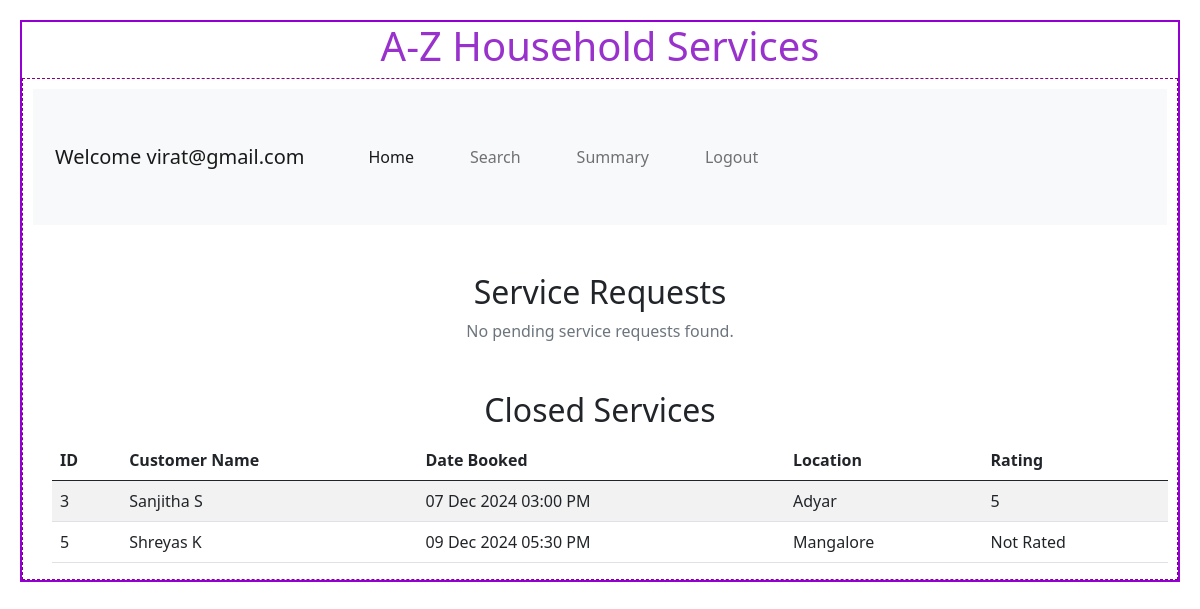
The page /professional_dashboard/virat@gmail.com on the database its author committed.
### backend/models.py (models this page shows)
class ProfessionalDetails(db.Model):
    __tablename__ = "professional_details"
    id = db.Column(db.Integer, primary_key=True, autoincrement=True)
    email = db.Column(db.String, unique=True, nullable=False)
    password = db.Column(db.String, nullable=False)
    role = db.Column(db.Integer, default=1, nullable=False)  # 0 = admin, 1 = professional
    name = db.Column(db.String, nullable=False)
    service_id = db.Column(db.Integer, db.ForeignKey('service.id', ondelete='CASCADE'), nullable=False)  # Foreign key to Service
    experience = db.Column(db.Integer, nullable=False)
    address = db.Column(db.String, nullable=False)
    pincode = db.Column(db.Integer, nullable=False)
    status = db.Column(db.String(20), default="Pending")
    is_available = db.Column(db.Boolean, default=True)
    service = db.relationship('Service', backref='professionals')
    service_requests = db.relationship(
        'ServiceRequest',
        cascade="all, delete",
        backref="professional",
        lazy=True
    )

class Feedback(db.Model):
    __tablename__ = "feedback"
    id = db.Column(db.Integer, primary_key=True, autoincrement=True)
    rating = db.Column(db.Integer, nullable=False)
    remark = db.Column(db.String, nullable=False)
    request_id = db.Column(db.Integer, db.ForeignKey("service_request.id"), nullable=False)

class CustomerDetails(db.Model):
    __tablename__ = "customer_details"
    id = db.Column(db.Integer, primary_key=True, autoincrement=True)
    email = db.Column(db.String, unique=True, nullable=False)
    password = db.Column(db.String, nullable=False)
    role = db.Column(db.Integer, default=1, nullable=False)  # 0 = admin, 1 = customer
    name = db.Column(db.String, nullable=False)
    address = db.Column(db.String, nullable=False)
    pincode = db.Column(db.Integer, nullable=False)
    service_requests = db.relationship(
        'ServiceRequest',
        cascade="all, delete",
        backref="customer",
        lazy=True
    )

class ServiceRequest(db.Model):
    __tablename__ = "service_request"
    id = db.Column(db.Integer, primary_key=True, autoincrement=True)
    date_time = db.Column(db.DateTime, default=datetime.now(timezone.utc), nullable=False)
    address = db.Column(db.String, nullable=False)
    status = db.Column(db.String, default="Pending", nullable=False)
    customer_id = db.Column(db.Integer, db.ForeignKey("customer_details.id"), nullable=False)
    professional_id = db.Column(db.Integer, db.ForeignKey("professional_details.id"), nullable=False)
    service_id = db.Column(db.Integer, db.ForeignKey("service.id"), nullable=False)
    feedback = db.relationship(
        'Feedback',
        cascade="all, delete",
        backref="service_request",
        lazy=True
    )

### backend/controllers.py (the view)
@app.route("/professional_dashboard/<email>")
def professional_dashboard(email):
    professional = ProfessionalDetails.query.filter_by(email=email).first()
    if not professional:
        return "Professional not found", 404
    if professional.status != 'Approved':
        return redirect(url_for('pending_approval'))  # Redirect to Pending Approval page
    upcoming_services = (
        ServiceRequest.query
        .filter_by(professional_id=professional.id, status='Requested')
        .join(CustomerDetails, ServiceRequest.customer_id == CustomerDetails.id)
        .add_columns(
            ServiceRequest.id, ServiceRequest.date_time,
            ServiceRequest.address.label("location"),
            CustomerDetails.name.label("customer_name")
        ).all()
    )
    closed_services = (
        ServiceRequest.query
        .filter_by(professional_id=professional.id, status='Closed')
        .join(CustomerDetails, ServiceRequest.customer_id == CustomerDetails.id)
        .join(Feedback, ServiceRequest.id == Feedback.request_id, isouter=True)
        .add_columns(
            ServiceRequest.id, ServiceRequest.date_time,
            ServiceRequest.address.label("location"),
            CustomerDetails.name.label("customer_name"),
            Feedback.rating
        ).all()
    )
    return render_template('professional_dashboard.html',professional=professional,upcoming_services=upcoming_services,closed_services=closed_services)

### templates/professional_dashboard.html
{% extends "professional_layout.html" %}
{% block content %}
    <div class="container mt-5">
        <h2 class="text-center">Service Requests</h2>
        {% if upcoming_services %}
            <table class="table table-striped">
                <thead>
                    <tr>
                        <th>Service Request ID</th>
                        <th>Customer Name</th>
                        <th>Date Booked</th>
                        <th>Location</th>
                        <th>Action</th>
                    </tr>
                </thead>
                <tbody>
                    {% for service in upcoming_services %}
                        <tr>
                            <td>{{ service.id }}</td>
                            <td>{{ service.customer_name }}</td>
                            <td>{{ service.date_time.strftime('%d %b %Y %I:%M %p') }}</td>
                            <td>{{ service.location }}</td>
                            <td>
                                <form action="{{ url_for('accept_service', service_id=service.id) }}" method="POST" class="d-inline">
                                    <button type="submit" class="btn btn-success btn-sm">Accept</button>
                                </form>
                                <form action="{{ url_for('reject_service', service_id=service.id) }}" method="POST" class="d-inline">
                                    <button type="submit" class="btn btn-danger btn-sm">Reject</button>
                                </form>
                            </td>
                        </tr>
                    {% endfor %}
                </tbody>
            </table>
        {% else %}
            <p class="text-center text-muted">No pending service requests found.</p>
        {% endif %}
    </div>
    <div class="container mt-5">
        <h2 class="text-center">Closed Services</h2>
        {% if closed_services %}
            <table class="table table-striped">
                <thead>
                    <tr>
                        <th>ID</th>
                        <th>Customer Name</th>
                        <th>Date Booked</th>
                        <th>Location</th>
                        <th>Rating</th>
                    </tr>
                </thead>
                <tbody>
                    {% for service in closed_services %}
                        <tr>
                            <td>{{ service.id }}</td>
                            <td>{{ service.customer_name }}</td>
                            <td>{{ service.date_time.strftime('%d %b %Y %I:%M %p') }}</td>
                            <td>{{ service.location }}</td>
                            <td>{{ service.rating or 'Not Rated' }}</td>
                        </tr>
                    {% endfor %}
                </tbody>
            </table>
        {% else %}
            <p class="text-center text-muted">No closed services found.</p>
        {% endif %}
    </div>
{% endblock %}

### templates/professional_layout.html (shortened to what this page needs)
<!DOCTYPE html>
<html>
    <head>
        <link rel="stylesheet" href="/static/styles/main.css">
        <link href="https://cdn.jsdelivr.net/npm/bootstrap@5.0.2/dist/css/bootstrap.min.css" rel="stylesheet">
    </head>
    <body>
        <div class="my_container">
            <div class="center"><h1>A-Z Household Services</h1></div>
            <div class="my_panel">
                <nav class="navbar navbar-expand-lg navbar-light bg-light">
                    <div class="container-fluid">
                        <a class="navbar-brand" href="#">Welcome {{professional.email}}</a>
                        <div class="collapse navbar-collapse" id="navbarNav">
                            <ul class="navbar-nav me-auto">
                                <li class="nav-item">
                                    <a class="nav-link active" href="{{ url_for('professional_dashboard', email=professional.email) }}">Home</a>
                                </li>
                                <li class="nav-item">
                                    <a class="nav-link" href="{{ url_for('prof_search',email=professional.email) }}">Search</a>
                                </li>
                                <li class="nav-item">
                                    <a class="nav-link" href="/professional/{{ professional.email }}/summary">Summary</a>
                                  </li>
                                <li class="nav-item">
                                    <a class="nav-link" href="{{ url_for('home') }}">Logout</a>
                                </li>
                            </ul>
                        </div>
                    </div>
                </nav>
                {%block content%}
                {%endblock%}
            </div>
        </div>
    </body>
</html>

### static/styles/main.css (style rules this page uses)
* { margin:10px; }
.my_container { border: 2px solid darkviolet; }
.my_panel { width: 100%; margin: auto; height: auto; border: 1px dashed purple; }
.center { text-align: center; margin: auto; color: darkorchid; }

### rows shown on the page
ProfessionalDetails: email "virat@gmail.com"
Feedback: id "3", customer_name "Sanjitha S", date_time "07 Dec 2024 03:00 PM", location "Adyar", rating "5"
ServiceRequest: id "5", customer_name "Shreyas K", date_time "09 Dec 2024 05:30 PM", location "Mangalore", rating "Not Rated"
